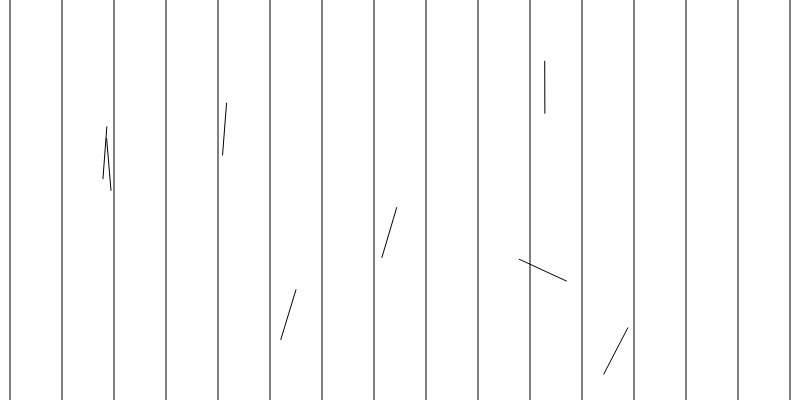
Frame 1 (no input)
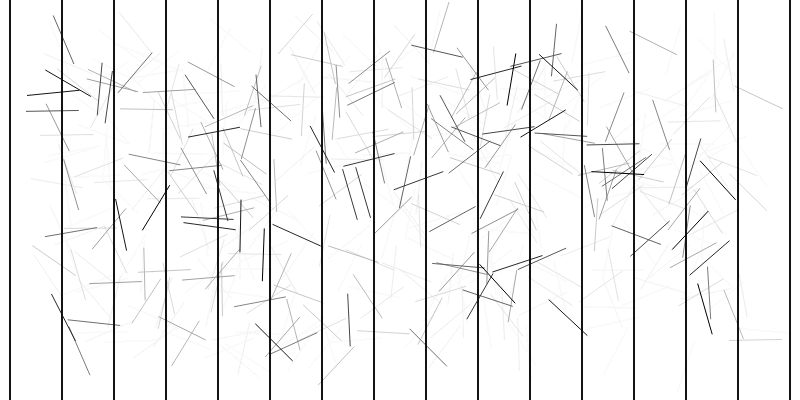
Frame 60 (no input)
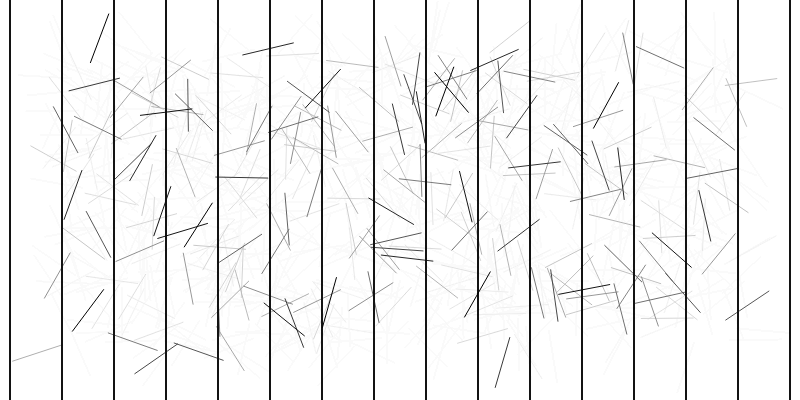
Frame 120 (the mouse pressed at the canvas centre since frame 60)

The p5.js sketch that drew these frames (run headless with seeded random() and noise() and a simulated clock; from frame 60 on, the mouse is pressed at the canvas centre):

// p5.js sketch
// ── sketch.js
/*
 * Buffon Nadel Problem
 * from 
 * by mgje https://www.youtube.com/watch?v=_CbZMm8rOF4&t=30s
 */

//global Var
let nr_of_line = 16; // >4
let xlines = [];
let x0,dx;
let px0,px1,py0,py1;
let N = 0;
let Nint = 0;
let Niter = 100;
let needle;

//Display Var
let outs,outN,outI;
let outPi,outPiApprox, outPiForm;
let speeds,outspeed;

function setup() {
  createCanvas(800, 400);
  stroke(0,0,0);
  background(255,255,255);
  x0 = 10;
  dx = int((width-2*x0)/(nr_of_line-1));
  for (let i = 0; i < nr_of_line; i++) {
    xlines[i] = x0+i*dx
  }
  
  definePlayField();
  

  //init Output Elements
  outN = createElement('h2', '');
  outN.position(20, 500);
  outN.style('font-size: 24px; color: white');

  outI = createElement('h2', '');
  outI.position(20, 530);
  outI.style('font-size: 24px; color: white');

  outPiApprox = createElement('h2', '');
  outPiApprox.position(315, 500);
  outPiApprox.style('font-size: 24px; color: white');

  outPi = createElement('h2', '');
  outPi.position(315, 530);
  outPi.style('font-size: 24px; color: white');
  outs="&#960; &nbsp; &nbsp; &nbsp; &nbsp; = "+Math.PI+" ...";
  outPi.html(outs);

  outPiForm = createElement('h2', '');
  outPiForm.position(315, 450);
  outPiForm.style('font-size: 24px; color: white');
  outs="&#960;_sim = 2 * throws / intersections";
  outPiForm.html(outs);

  speeds = createSlider(1, 12, 3);
  speeds.position(30,470);
  outspeed = createElement('div', '');
  outspeed.position(50, 445);
  outspeed.style('font-size: 24px; color: white');
  outs="s = "+Math.pow(2, speeds.value());
  outspeed.html(outs);
   
}




function draw() {
  background(255,255,255,20);
  drawgrid();
  
  Niter = Math.pow(2, speeds.value());
  outs="s = "+Niter;
  outspeed.html(outs);

  // draw x times
  for (var i = 0; i < Niter; i++) {
    needle = randomNeedle();
    N +=1;
    if (checkIntersect(needle)){
      Nint += 1;
    }
    drawNeedle(needle);
  }

 

  displayStat();

   
}

function displayStat(){
  
  outs="throws &nbsp; &nbsp; &nbsp; &nbsp; &nbsp; = "+N;
  outN.html(outs);

  outs="intersections = "+Nint;
  outI.html(outs);

  outs="&#960;_sim = "+2*N/Nint;
  outPiApprox.html(outs);
}


function checkIntersect(arr){
  for (var i = 0; i < nr_of_line; i++) {
    if (arr[0]<xlines[i]&&arr[2]>xlines[i]||arr[0]>xlines[i]&&arr[2]<xlines[i]){
      return true;
    }
  }
  return false;

}

function drawgrid(){
  for (var i = 0; i < xlines.length; i++) {
    line(xlines[i],0,xlines[i],height);
  }
}

function definePlayField(){
  px0 = xlines[1];
  px1 = xlines[nr_of_line-2];
  py0 = dx;
  py1 = height-dx;

}

function drawNeedle(arr){
  line(arr[0],arr[1],arr[2],arr[3]);
}

function randomNeedle(){
  let x = px0+random(px1-px0);
  let y = py0+random(py1-py0);
  //ellipse(x,y,20,20);
  let w = random()*2*Math.PI;
  let x1 = x+Math.cos(w)*dx;
  let y1 = y+Math.sin(w)*dx;
  return [x,y,x1,y1]
}
